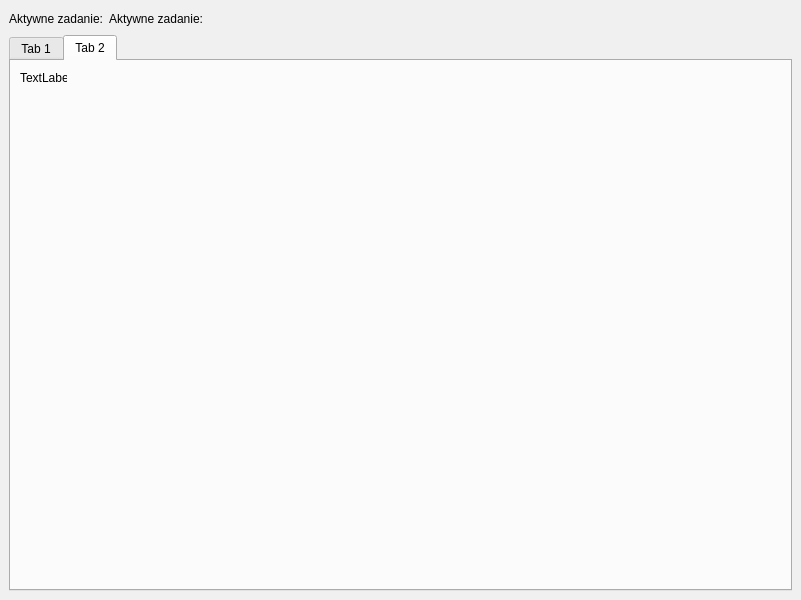
<?xml version="1.0" encoding="UTF-8"?>
<ui version="4.0">
 <class>MainWin</class>
 <widget class="QMainWindow" name="MainWin">
  <property name="enabled">
   <bool>true</bool>
  </property>
  <property name="geometry">
   <rect>
    <x>0</x>
    <y>0</y>
    <width>801</width>
    <height>600</height>
   </rect>
  </property>
  <property name="sizePolicy">
   <sizepolicy hsizetype="Expanding" vsizetype="Expanding">
    <horstretch>0</horstretch>
    <verstretch>0</verstretch>
   </sizepolicy>
  </property>
  <property name="minimumSize">
   <size>
    <width>300</width>
    <height>200</height>
   </size>
  </property>
  <property name="maximumSize">
   <size>
    <width>16777215</width>
    <height>16777215</height>
   </size>
  </property>
  <property name="windowTitle">
   <string>WiP</string>
  </property>
  <property name="styleSheet">
   <string notr="true">QMainWindow {
background: rgb(240, 240, 240);
font-family: Calibri; 
}
</string>
  </property>
  <property name="dockOptions">
   <set>QMainWindow::AllowTabbedDocks</set>
  </property>
  <widget class="QWidget" name="centralwidget">
   <layout class="QGridLayout" name="gridLayout">
    <item row="0" column="0">
     <widget class="QLabel" name="label_3">
      <property name="text">
       <string>Aktywne zadanie:</string>
      </property>
     </widget>
    </item>
    <item row="0" column="1">
     <widget class="QLabel" name="label_4">
      <property name="text">
       <string>Aktywne zadanie:</string>
      </property>
     </widget>
    </item>
    <item row="0" column="2">
     <spacer name="horizontalSpacer">
      <property name="orientation">
       <enum>Qt::Horizontal</enum>
      </property>
      <property name="sizeHint" stdset="0">
       <size>
        <width>596</width>
        <height>20</height>
       </size>
      </property>
     </spacer>
    </item>
    <item row="1" column="0" colspan="3">
     <widget class="QTabWidget" name="tabWidget">
      <property name="currentIndex">
       <number>1</number>
      </property>
      <widget class="QWidget" name="tab">
       <attribute name="title">
        <string>Tab 1</string>
       </attribute>
       <widget class="QLabel" name="label">
        <property name="geometry">
         <rect>
          <x>130</x>
          <y>130</y>
          <width>47</width>
          <height>13</height>
         </rect>
        </property>
        <property name="text">
         <string>TextLabel</string>
        </property>
       </widget>
      </widget>
      <widget class="QWidget" name="tab_2">
       <attribute name="title">
        <string>Tab 2</string>
       </attribute>
       <widget class="QLabel" name="label_2">
        <property name="geometry">
         <rect>
          <x>9</x>
          <y>9</y>
          <width>47</width>
          <height>16</height>
         </rect>
        </property>
        <property name="text">
         <string>TextLabel</string>
        </property>
       </widget>
      </widget>
     </widget>
    </item>
   </layout>
  </widget>
 </widget>
 <resources/>
 <connections/>
</ui>
